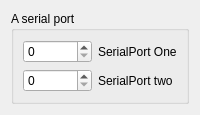
             <widget class="QWidget" name="page_3">
              <layout class="QGridLayout" name="gridLayout_25">
               <item row="0" column="0">
                <widget class="QGroupBox" name="groupBox_11">
                 <property name="title">
                  <string>A serial port</string>
                 </property>
                 <layout class="QGridLayout" name="gridLayout_21">
                  <item row="0" column="0">
                   <widget class="QSpinBox" name="spinBox_2"/>
                  </item>
                  <item row="0" column="1">
                   <widget class="QLabel" name="label_4">
                    <property name="sizePolicy">
                     <sizepolicy hsizetype="Fixed" vsizetype="Preferred">
                      <horstretch>0</horstretch>
                      <verstretch>0</verstretch>
                     </sizepolicy>
                    </property>
                    <property name="text">
                     <string>SerialPort One</string>
                    </property>
                   </widget>
                  </item>
                  <item row="1" column="0">
                   <widget class="QSpinBox" name="spinBox_4"/>
                  </item>
                  <item row="1" column="1">
                   <widget class="QLabel" name="label_5">
                    <property name="sizePolicy">
                     <sizepolicy hsizetype="Fixed" vsizetype="Preferred">
                      <horstretch>0</horstretch>
                      <verstretch>0</verstretch>
                     </sizepolicy>
                    </property>
                    <property name="text">
                     <string>SerialPort two</string>
                    </property>
                   </widget>
                  </item>
                 </layout>
                </widget>
               </item>
              </layout>
             </widget>
